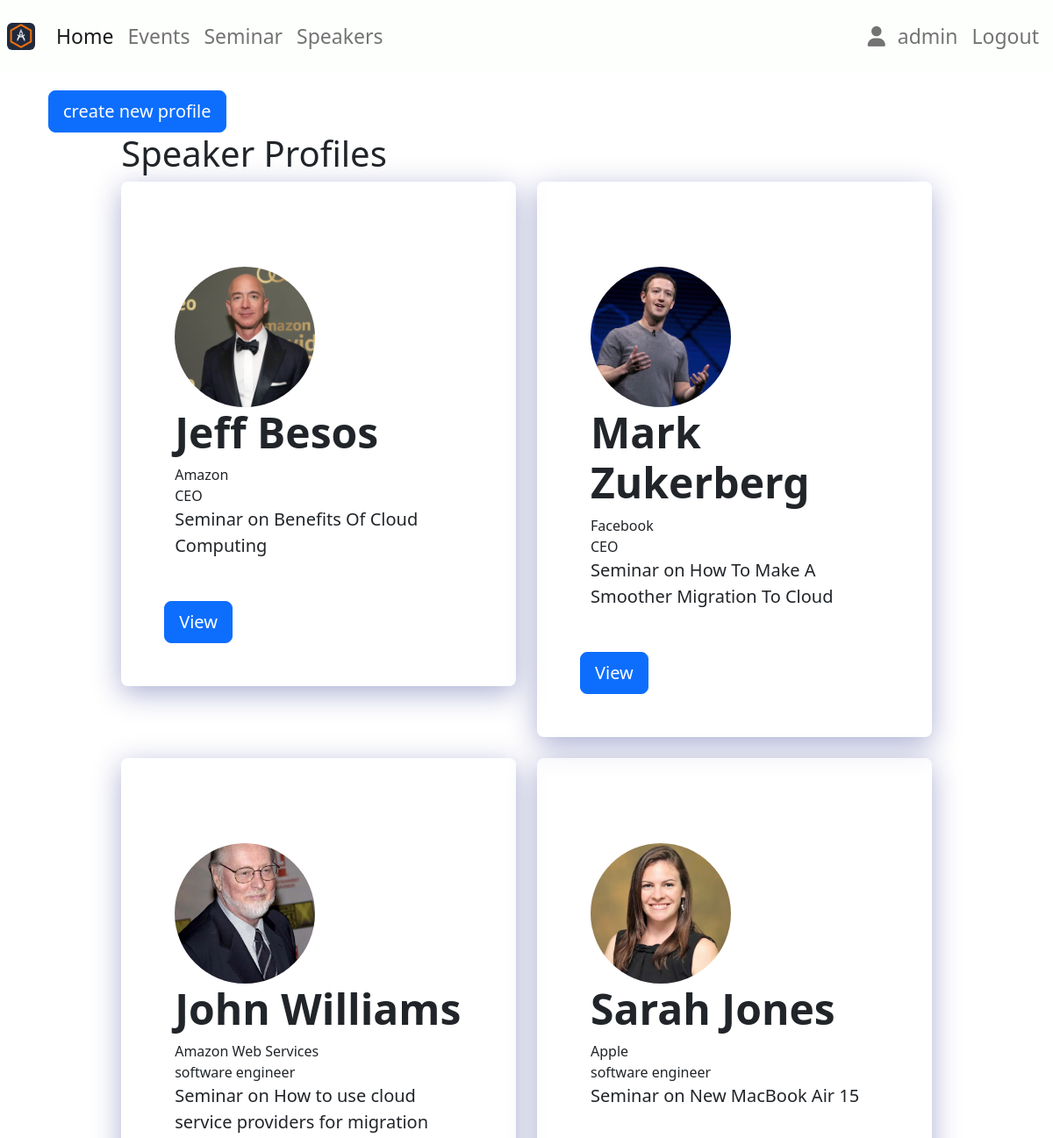
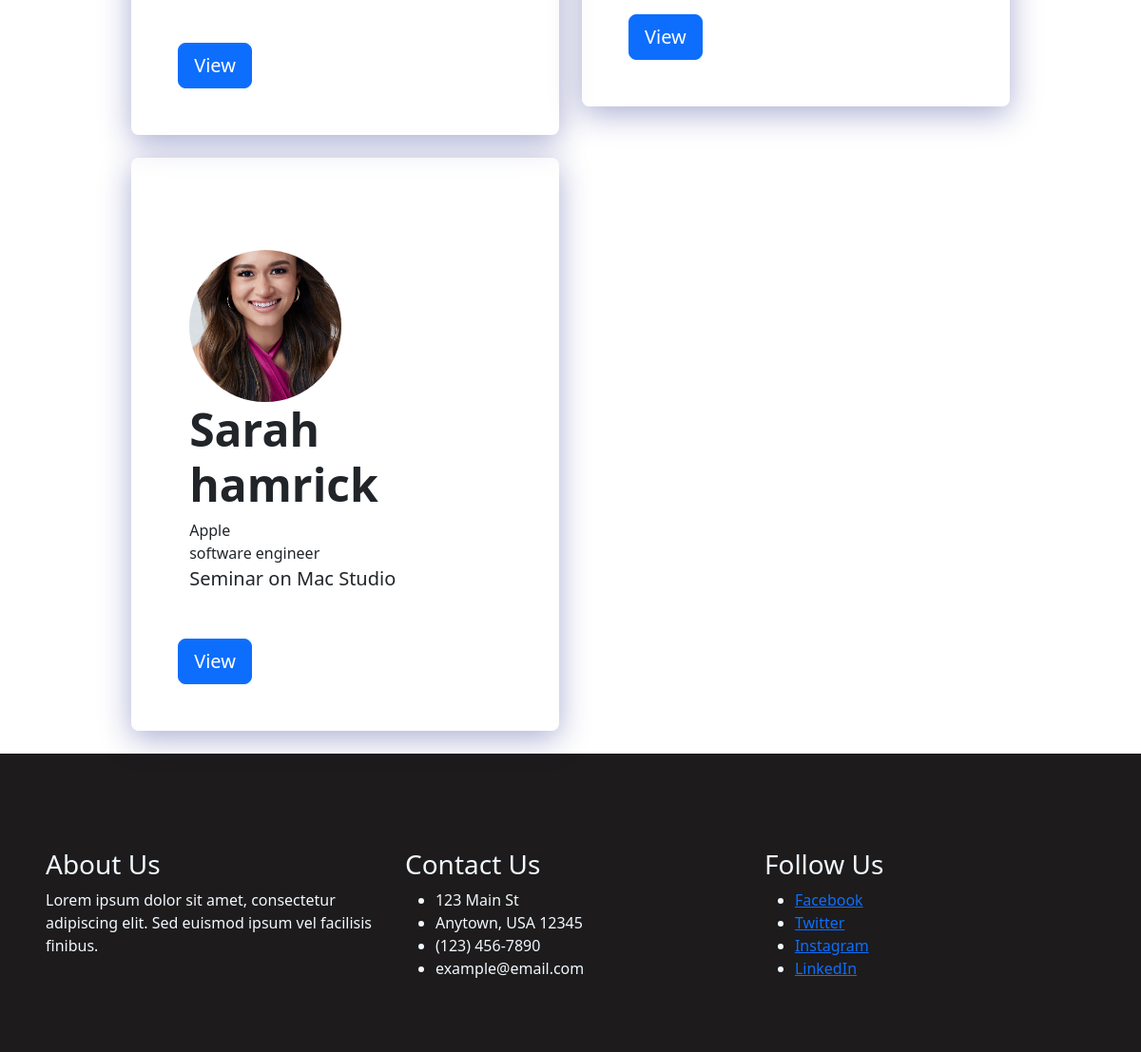
Page /speaker/profiles (signed in) on the committed database (2 pictures, top to bottom).
### database.py (models this page shows, shortened)
class Speakerprofiles(Base):
    __tablename__ = 'speakerprofiles'
    id = Column(Integer, primary_key=True)
    user_id = Column(Integer, ForeignKey('users.id'))
    name = Column(String(64), nullable=False)
    occupation = Column(String(255), nullable=False)
    company = Column(String(64), nullable=False)
    profile_image=Column(String(255), nullable=False)
    linkedin = Column(String(255), nullable=False, default="https://www.linkedin.com/")
    gender = Column(String(2), default='M')
    seminar = Column(ForeignKey('seminars.id'))
    created_at = Column(DateTime, default=datetime.now)
    updated_at = Column(DateTime, default=datetime.now, onupdate=datetime.now)
    class Meta:
        ordering = ('-created_at',)
        verbose_name = 'Speakerprofile'
        verbose_name_plural = 'Speakerprofiles'

class Seminar(Base):
    __tablename__ = 'seminars'
    id = Column(Integer, primary_key=True)
    user_id = Column(Integer, ForeignKey('users.id'))
    topic = Column(String(64), nullable=False)
    sem_description = Column(String(255), nullable=False)
    sem_date= Column(DateTime, nullable=False)
    sem_time= Column(DateTime, nullable=False)
    address = Column(String(64), nullable=False)
    notes = Column(String(255), nullable=False)
    event = Column(ForeignKey('events.id'))
    created_at = Column(DateTime, default=datetime.now)
    updated_at = Column(DateTime, default=datetime.now, onupdate=datetime.now)
    class Meta:
        ordering = ('-created_at',)
        verbose_name = 'Seminar'
        verbose_name_plural = 'Seminars'

### app.py (the view)
@app.route('/speaker/profiles', methods=[ 'GET', 'POST'])
def speakerprofiles():
    if session.get('isauth'):
        speakers = db_get_all(Speakerprofiles )
        seminars = db_get_all(Seminar)
        return render_template('speaker.html',  seminars=seminars, speakers=speakers)
    else:
        flash('Please login to continue', 'danger')
        return redirect(url_for('index'))

### database.py (called while the page is built)
def opendb():
    engine = create_engine(DB_URL)
    Base.metadata.create_all(engine)
    session_factory = sessionmaker(bind=engine)
    Session = scoped_session(session_factory)
    return Session()

### db_helper.py (called while the page is built)
def db_get_all(cls):
    session = opendb()
    objs = session.query(cls).all()
    session.close()
    return objs

### templates/speaker.html (shortened to what this page needs)
{% extends 'base.html' %}
{% block content %}
{% if session.isadmin %}
<div class="container">
  <button type="button" class="btn btn-primary btn-lg" data-bs-toggle="modal" data-bs-target="#speakerprofilesModal">
    create new profile
  </button>
</div>
{% endif %}
<div class="container">
  <div class="row justify-content-center align-items-center g-2">
    <div class="col-md-10 mx-auto " >
      <h1>Speaker Profiles</h1>
      <div class="row">
        {% for s in speakers %}
        <div class="col-md-6">
          <div class="p-5 mb-4 card-glass rounded-3">
            <div class="container-fluid py-5">
              <img src="/{{s.profile_image}}" class="img-fluid rounded-circle" alt="/{{s.profile_image}}" style="aspect-ratio: 1/1; height: 10rem; width: 10rem; object-fit: cover;">
              <h1 class="display-5 fw-bold">{{s.name}}</h1>
              <div  class="">{{s.company}}</div>
              <div  class="">{{s.occupation}}</div>
              {% for sem in seminars %}
              {% if sem.id == s.seminar %}
              <div  class="lead">Seminar on <b>{{sem.topic}}</b></div>
              {% endif %}
              {% endfor %}
            </div>
            <a class="btn btn-primary btn-lg" href="/speakerprofile/detail/{{s.id}}">View</a>
          </div>
        </div>
        {% endfor %}
      </div>
    </div>
  </div>
</div>
{% endblock %}

### templates/base.html (shortened to what this page needs)
<!doctype html>
<html lang="en">
<head>
    <link href="https://cdn.jsdelivr.net/npm/bootstrap@5.2.1/dist/css/bootstrap.min.css" rel="stylesheet"
>
    <link rel="stylesheet" href="https://cdnjs.cloudflare.com/ajax/libs/font-awesome/5.15.4/css/all.min.css">
</head>
<body>
    <header>
        {% include 'navbar.html' %}
    </header>
    <main>
        {% block content %}{% endblock %}
    </main>
    <footer>
        {% include 'footer.html' %}
    </footer>
</body>

### templates/navbar.html (shortened to what this page needs)
<nav class="navbar navbar-expand-sm navbar-light" style="background-color: #fdfffd; ">
    <div class="container-fluid p-2" style="font-size: 23px ;  " >
        <a class="navbar-brand" >
            <img src="/static/uploads/logo_v2.png" class="img-fluid rounded" width="32" alt="">
        </a>
        <div class="collapse navbar-collapse" id="collapsibleNavId">
            <ul class="navbar-nav me-auto mt-2 mt-lg-0">
                <li class="nav-item" >
                    <a class="nav-link active" href="/home" aria-current="page">Home </a>
                </li>
                <li class="nav-item">
                    <a class="nav-link" href="/events">Events</a>
                </li>
                <li class="nav-item">
                    <a class="nav-link" href="/seminar">Seminar</a>
                </li>
                <li class="nav-item">
                    <a class="nav-link" href="/speaker/profiles">Speakers</a>
                </li>
            </ul>
            <ul class="navbar-nav">
                {% if session.isauth %}
                <li class="nav-item">
                    <a class="nav-link " href="/profile">
                        <i class="fas fa-user px-2"></i>
                        {{session.user_name}}
                    </a>
                </li>
                <li class="nav-item">
                    <a class="nav-link" href="/logout">Logout</a>
                </li>
                {% endif %}
            </ul>
        </div>
    </div>
</nav>

### templates/footer.html (shortened to what this page needs)
<body>
  <div class="content">
  </div>
<footer>
  <div class="container">
    <div class="row">
      <div class="col-sm-12 col-md-4">
        <h3>About Us</h3>
        <p>Lorem ipsum dolor sit amet, consectetur adipiscing elit. Sed euismod ipsum vel facilisis finibus.</p>
      </div>
      <div class="col-sm-12 col-md-4">
        <h3>Contact Us</h3>
        <ul>
          <li>123 Main St</li>
          <li>Anytown, USA 12345</li>
          <li>(123) 456-7890</li>
          <li>example@email.com</li>
        </ul>
      </div>
      <div class="col-sm-12 col-md-4">
        <h3>Follow Us</h3>
        <ul>
          <li><a href="#">Facebook</a></li>
          <li><a href="#">Twitter</a></li>
          <li><a href="#">Instagram</a></li>
          <li><a href="#">LinkedIn</a></li>
        </ul>
      </div>
    </div>
  </div>
</footer>
</body>

### templates/base.html (style rules this page uses)
main { min-height: 100vh; }

### templates/speaker.html (style rules this page uses)
button { margin-top: 20px; margin-left: 10px; position: center; }
body { background-image: url(https://wallpaperaccess.com/full/1156791.jpg); background-repeat: no-repeat; background-size: cover; }
.card-glass { background: rgba( 255, 255, 255, 0.25 ); box-shadow: 0 8px 32px 0 rgba( 31, 38, 135, 0.37 ); backdrop-filter: blur( 4px ); -webkit-backdrop-filter: blur( 4px ); border-radius: 10px; border: 1px solid rgba( 255, 255, 255, 0.18 ); }

### templates/footer.html (style rules this page uses)
.content { min-height: 100%; padding-bottom: 60px; scroll-behavior: smooth; }
footer { bottom: 0; width: 100%; background-color: #1d1b1b; padding: 20px 0; color: aliceblue; }
.container { max-width: 1140px; margin: 0 auto; padding: 0 15px; }
.row { display: flex; flex-wrap: wrap; }
.col-sm-12 { width: 100%; margin-bottom: 20px; }
@media (min-width: 768px) { .col-md-4 { width: 33.33%; padding: 0 15px; } }

### rows in the picture
Speakerprofiles: shows a picture, name "Jeff Besos", company "Amazon", occupation "CEO"
Seminar: topic "Benefits Of Cloud Computing"
Speakerprofiles: shows a picture, name "Mark Zukerberg", company "Facebook", occupation "CEO"
Seminar: topic "How To Make A Smoother Migration To Cloud"
Speakerprofiles: shows a picture, name "John Williams", company "Amazon Web Services", occupation "software engineer"
Seminar: topic "How to use cloud service providers for migration"
Speakerprofiles: shows a picture, name "Sarah Jones", company "Apple", occupation "software engineer"
Seminar: topic "New MacBook Air 15"
Speakerprofiles: shows a picture, name "Sarah hamrick", company "Apple", occupation "software engineer"
Seminar: topic "Mac Studio"

### other values in the picture
{{ session.user_name }} "admin"
